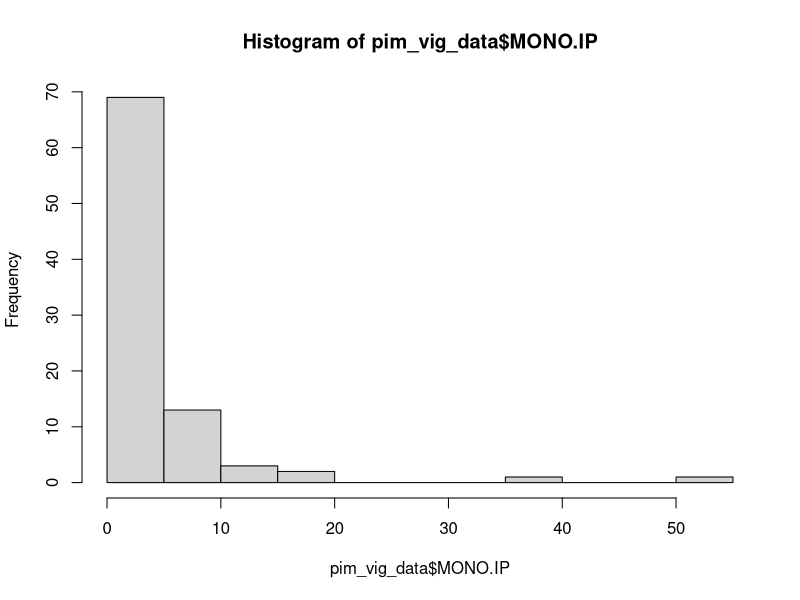
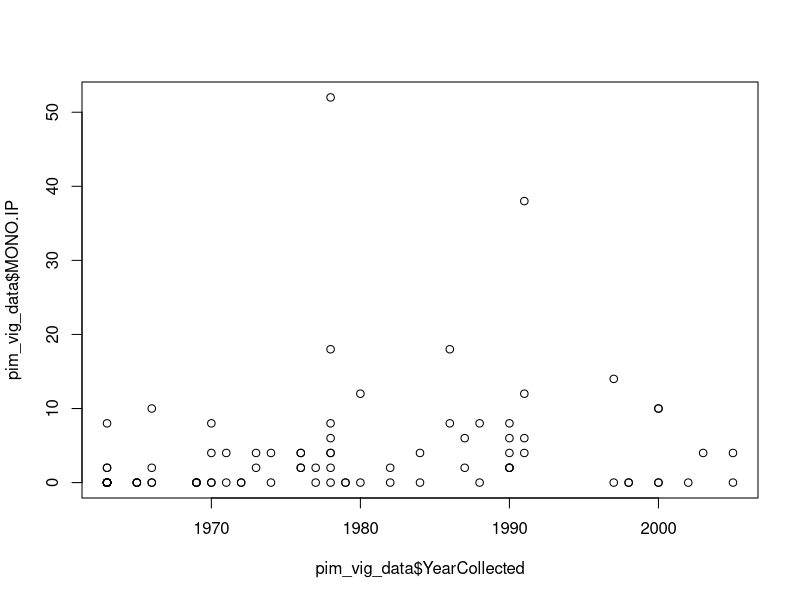
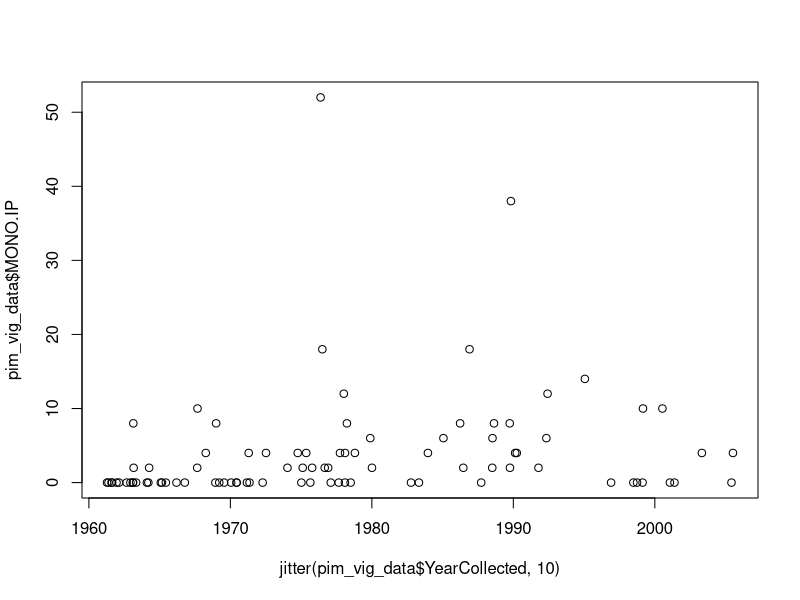
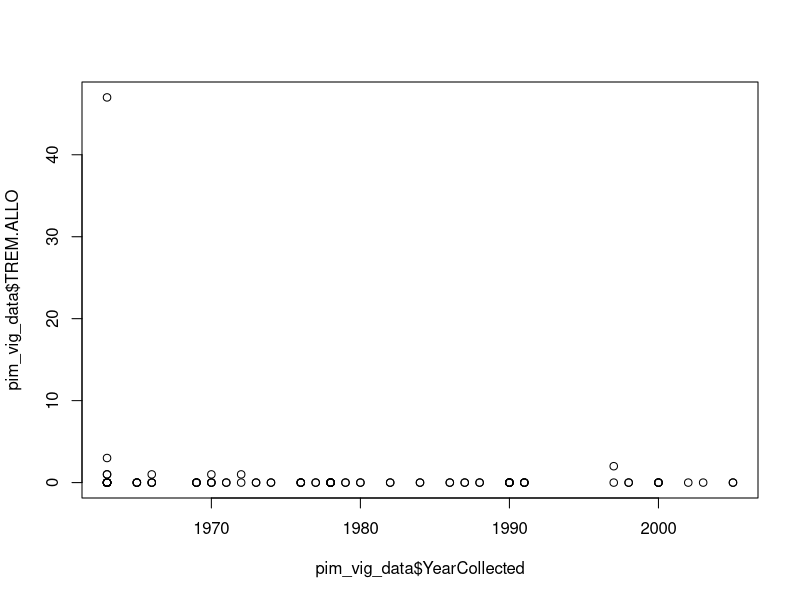
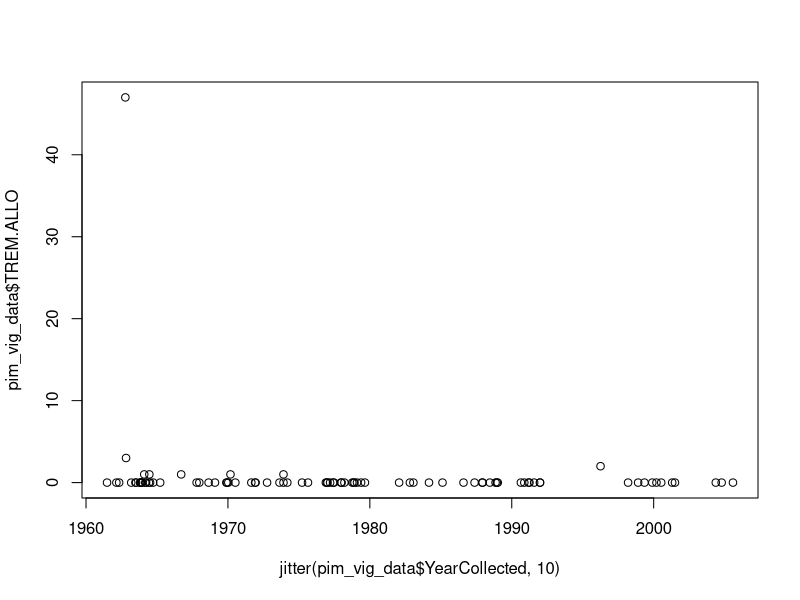

Generate these figures, in order, with R:
# How to use R
# A workshop
# Written by Chelsea Wood (chelwood@uw.edu)
# 4 July 2024
# Hi SuPeR Parasites!!! HELLO
# Hello my name is IMANI and I am working with DAKI. <3
# wohooo
# Desmond check
# Desmond second try

# To run a thing in R, you put your cursor on it and hit COMMAND+RETURN (on Mac) or CONTROL+RETURN (on PC).
# Anything with a # in front of it will not run, because it is annotation - words designed to be human-readable,
# but meant to be ignored by R.

# This is how you find out what directory R is reading from - i.e., what folder on your computer is R going to
# when you ask it to retrieve a file?  getwd = get working directory.

getwd()

# If you need to change your working directory, paste the file structure between the quotation marks below.
# To get the file structure, open the folder and then "Get info" about that folder. Copy the file structure
# and paste it below.

setwd("/Users/chelsealwood/Dropbox/Vault/University of Washington/Projects/CAREER/Data/TUBRI")

# Once your working directory is set, you're ready to read in the data!  If there are sub-folders inside your 
# working directory, you'll need to specify them as I have below.
# The <- command tells R what a thing is called.  So you can read the line below as,
# Look at this csv file, and name it pim_vig_data.  When I call pim_vig_data, I want you to give me the csv file.

pim_vig_data<-read.csv("data/processed/Ictalurus_punctatus_processed_human_readable.csv")

# To see your data as a spreadsheet in a new tab, use the View command.

View(pim_vig_data)

# You can also see your data in the console below by running the name of the dataset.

pim_vig_data

# With your dataset ready to go, you can now call individual columns in that dataset using $ plus the variable
# name, exactly as it is spelled and capitalized in the dataset.

pim_vig_data$YearCollected

pim_vig_data$MONO.IP

# You can also call individual rows, columns, or cells using brackets.

pim_vig_data[1,5]

# You can now perform simple data manipulations on the variables.  For example, if I want the total number of 
# MONO.IP worms we counted in Pimephales vigilax, I can write,

sum(pim_vig_data$MONO.IP)

# Or maybe I want the mean number of MONO.IP per fish. It's simple as this:

mean(pim_vig_data$MONO.IP)

# I can even call up a quick histogram of the number of MONO.IP in each fish:

hist(pim_vig_data$MONO.IP)

# Or I can plot the number of MONO.IP over time - plot(y~x).

plot(pim_vig_data$MONO.IP~pim_vig_data$YearCollected)

plot(pim_vig_data$MONO.IP~jitter(pim_vig_data$YearCollected,10))

plot(pim_vig_data$TREM.ALLO~pim_vig_data$YearCollected)

plot(pim_vig_data$TREM.ALLO~jitter(pim_vig_data$YearCollected,10))

# Looks like there's a pattern there!  Let's do a simple statistical test to see if it is significant?
# A model is an equation that represents the data. Here, our model is y = mx + b.

summary(lm(pim_vig_data$MONO.IP~pim_vig_data$YearCollected))

summary(lm(pim_vig_data$TREM.ALLO~pim_vig_data$YearCollected))
